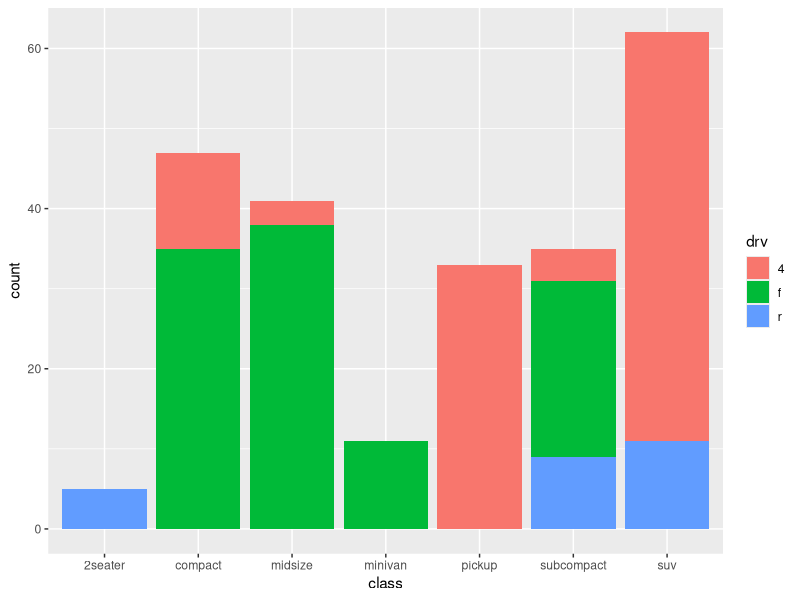

Write the R code that produced this figure.
    library(ggplot2)

    df <- mpg

    print(head(df))

    g <- ggplot(df, aes(class))

    #geometry layer
    print(g + geom_bar(aes(fill=drv)))